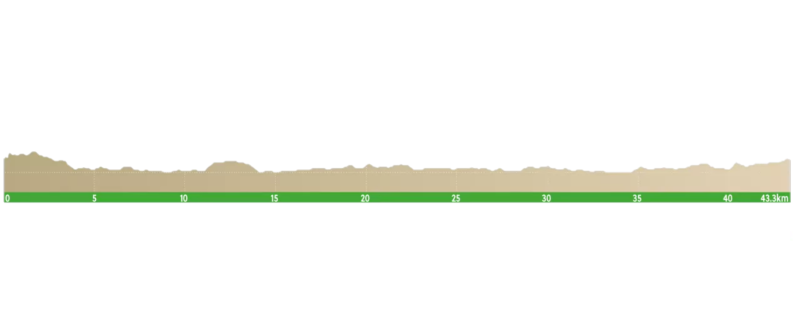
#> input picture Images/uci-2.png, 1586 x 672 px, found by its file name (shown at 1/2 size); the run also reads 1 picture not shown here
$ jupyter execute Bike_simulation.ipynb
#> lines starting #> are read from the running program, lines starting #| are printed output that depends on the picture
[cell 1]
import math
import numpy as np
from scipy.integrate import odeint
import matplotlib.pyplot as plt

m = 1 # kg
k_air=0.00324844 # kg/m
epsilon=0.5
F_M = 13 # N/kg
g = 9.8 # m/s^2
miu = 0.6
r_wheel = 0.75 # m
theta = 4

A=F_M-(m*g*miu)/(r_wheel)-m*g*(math.sin(math.pi*theta/180.00))
print(A)
# function that returns dy/dt
def velocity(v,t):
    dvdt = ( F_M-k_air*(v**2)-(m*g*miu)/(r_wheel)-m*g*(math.sin(math.pi*theta/180.00)) )/m
    return dvdt

# initial condition
v0 = 0

# time points
t = np.linspace(0,50)

# solve ODE
v = odeint(velocity,v0,t)
analytical = [0 for i in range(len(t))]
for i in range(len(t)):
    analytical[i] = (math.sqrt(A)*np.tanh( (t[i]*math.sqrt(A*k_air))/m ))/(math.sqrt(k_air))

l = [23.69322586 for i in range (len(t))]
fig = plt.figure(figsize=(5,5), dpi=80)
# plot results
plt.plot(t,v)
plt.plot(t,l,':')
plt.plot(t,analytical)
plt.xlabel('time')
plt.ylabel('velocity')
plt.legend(['y=v(t)','maximum possible velocity with human force\n 23.69 m/s','analytical solution'])
plt.show()
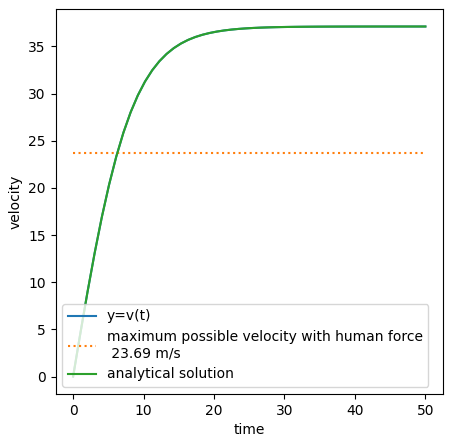
#> figure drawn by matplotlib, 1 panel; curve peaks at x = 50, y = 37.12; curve peaks at x = 50, y = 37.12

[cell 2]
import math
import numpy as np
from scipy.integrate import odeint
import matplotlib.pyplot as plt
import scipy.integrate as integrate
from scipy.integrate import quad

LEFT = 0
RIGHT = 23
DOWN = -500
UP = 3000

sigma = 41.5
E_total = 2403.5
INTERVAL = 0.1

t=np.arange(LEFT,RIGHT,INTERVAL)

def integrand(t):
    return (math.sqrt(A)*np.tanh( (t*math.sqrt(A*k_air))/m ))/(math.sqrt(k_air))
def with_bonds(a,b):
    inte=quad(integrand,a,b)
    return inte[0]

integral_result = [0 for i in range(len(t))]
for i in range(len(t)):
    integral_result[i] = with_bonds(0,t[i])

energy = [0 for i in range(len(t))]
for i in range(len(t)):
    energy[i] = sigma*t[i] - epsilon*m*F_M*integral_result[i]

energy_final = [energy[i]+E_total for i in range(len(t))]


# for the figure itself

fig = plt.figure(figsize=(5,5), dpi=80)

def find_first_zero(theta):
#> called with theta = 4
    for i in range(len(t)-1):
        if(energy_final[i]*energy_final[i+1]<=0):
            return round(i*INTERVAL,2)
        else:
            continue
fstzero = find_first_zero(theta)

plt.plot(t,energy_final)
plt.plot(fstzero,0,'ro')
plt.annotate('('+str(fstzero)+',0)',xy = (fstzero,0),xytext = (fstzero+INTERVAL,100))
plt.xlabel('time')
plt.ylabel('energy')
plt.legend(['the remaining energy','transition point'])
plt.xticks(np.arange(LEFT+5,RIGHT,5))
plt.yticks(np.arange(DOWN,UP,400))

ax = plt.gca()
ax.spines['right'].set_color('none')
ax.spines['top'].set_color('none')
ax.xaxis.set_ticks_position('bottom')
ax.yaxis.set_ticks_position('left')
ax.spines['bottom'].set_position(('data', 0))
ax.spines['left'].set_position(('data', 0))

plt.show()
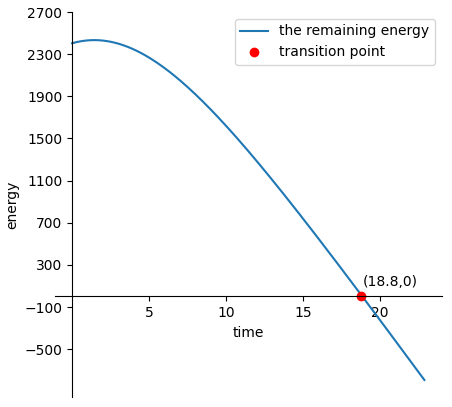
#> figure drawn by matplotlib, 1 panel; curve peaks at x = 1.4, y = 2433.2

print(energy_final[195])
# print(fstzero)

[cell 3]
import math
import numpy as np
from scipy.integrate import odeint
import matplotlib.pyplot as plt

k_air=0.00324844 # kg/m
# F_M = 12.2 # N/kg
g = 9.8 # m/s^2
miu = 0.6
r_wheel = 0.75 # m
theta = 4

A=F_M-(m*g*miu)/(r_wheel)-m*g*(math.sin(math.pi*theta/180.00))

# function that returns dy/dt
def velocity(v,t):
    dvdt = ( F_M-k_air*(v**2)-(m*g*miu)/(r_wheel)-m*g*(math.sin(math.pi*theta/180.00)) )/m
    return dvdt

# initial condition
v0 = 0

# time points
t = np.linspace(0,50)

# solve ODE
v = odeint(velocity,v0,t)
analytical = [0 for i in range(len(t))]
for i in range(len(t)):
    analytical[i] = (math.sqrt(A)*np.tanh( (t[i]*math.sqrt(A*k_air))/m ))/(math.sqrt(k_air))

l = [analytical[len(t)-1] for i in range (len(t))]
fig = plt.figure(figsize=(5,5), dpi=80)

print(with_bonds(0,19.4))
# plot results
plt.plot(t,v)
plt.plot(t,l,':')
plt.plot(t,analytical)
plt.xlabel('time')
plt.ylabel('velocity')
plt.legend(['y=v(t)','maximum possible velocity with human force\n 23.69 m/s','analytical solution'])
plt.show()

[cell 4]
import math
import numpy as np
from scipy.integrate import odeint
import matplotlib.pyplot as plt

k_air=0.00324844 # kg/m
# F_M = 12.2 # N/kg
g = 9.8 # m/s^2
miu = 0.6
r_wheel = 0.75 # m
# theta = 15

INF = 999999

def get_A(theta):
    return (F_M-(m*g*miu)/(r_wheel)-m*g*(math.sin(math.pi*theta/180.00)))

t = np.linspace(0,50)

theta=[0,4,8]
upper=[0,0,0]
A=[0,0,0]
analytical=[[0 for i in range(len(t))] for j in range(3)]
for i in range(3):
    A[i]=get_A(theta[i])
    for j in range(len(t)):
        analytical[i][j] = (math.sqrt(A[i])*np.tanh( (t[j]*math.sqrt(A[i]*k_air))/m ))/(math.sqrt(k_air))
    upper[i] = (math.sqrt(A[i])*np.tanh( (INF*math.sqrt(A[i]*k_air))/m ))/(math.sqrt(k_air))


newupper=[[0 for j in range(len(t))] for i in range(3)]
for i in range(3):
    newupper[i]=[upper[i] for j in range(len(t))]
colorset=['purple','darkblue','blue']
fig = plt.figure(figsize=(5,5), dpi=80)
for i in range(3):
    plt.plot(t,analytical[i],c=colorset[i])
    plt.plot(t,newupper[i],':',c=colorset[i])

plt.xlabel('time')
plt.ylabel('velocity')
plt.legend(['theta=0 degree','v_max='+str(round(upper[0],2))+'m/s',
            'theta=4 degrees','v_max='+str(round(upper[1],2))+'m/s',
            'theta=8 degrees','v_max='+str(round(upper[2],2))+'m/s'])
plt.show()
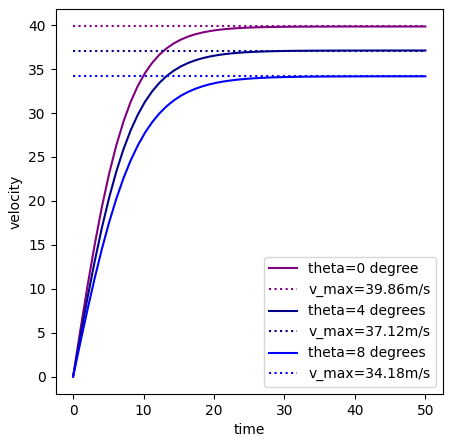
#> figure drawn by matplotlib, 1 panel; curve peaks at x = 50, y = 39.86; curve peaks at x = 50, y = 37.12

[cell 5]
import matplotlib.pyplot as plt
from scipy.interpolate import UnivariateSpline

import numpy as np

x = np.array([ 120. ,  121.5,  122. ,  122.5,  123. ,  123.5,  124. ,  124.5,
        125. ,  125.5,  126. ,  126.5,  127. ,  127.5,  128. ,  128.5,
        129. ,  129.5,  130. ,  130.5,  131. ,  131.5,  132. ,  132.5,
        133. ,  133.5,  134. ,  134.5,  135. ,  135.5,  136. ,  136.5,
        137. ,  137.5,  138. ,  138.5,  139. ,  139.5,  140. ,  140.5,
        141. ,  141.5,  142. ,  142.5,  143. ,  143.5,  144. ,  144.5,
        145. ,  145.5,  146. ,  146.5,  147. ])

y = np.array([  1.25750000e+01,   1.10750000e+01,   1.05750000e+01,
         1.00750000e+01,   9.57500000e+00,   9.07500000e+00,
         8.57500000e+00,   8.07500000e+00,   7.57500000e+00,
         7.07500000e+00,   6.57500000e+00,   6.07500000e+00,
         5.57500000e+00,   5.07500000e+00,   4.57500000e+00,
         4.07500000e+00,   3.57500000e+00,   3.07500000e+00,
         2.60500000e+00,   2.14500000e+00,   1.71000000e+00,
         1.30500000e+00,   9.55000000e-01,   6.65000000e-01,
         4.35000000e-01,   2.70000000e-01,   1.55000000e-01,
         9.00000000e-02,   5.00000000e-02,   2.50000000e-02,
         1.50000000e-02,   1.00000000e-02,   1.00000000e-02,
         1.00000000e-02,   1.00000000e-02,   1.00000000e-02,
         1.00000000e-02,   1.00000000e-02,   5.00000000e-03,
         5.00000000e-03,   5.00000000e-03,   5.00000000e-03,
         5.00000000e-03,   5.00000000e-03,   5.00000000e-03,
         5.00000000e-03,   5.00000000e-03,   5.00000000e-03,
         5.00000000e-03,   5.00000000e-03,   5.00000000e-03,
         5.00000000e-03,   5.00000000e-03])

y_spl = UnivariateSpline(x,y,s=0,k=4)

plt.semilogy(x,y,'ro',label = 'data')
x_range = np.linspace(x[0],x[-1],1000)
plt.semilogy(x_range,y_spl(x_range))
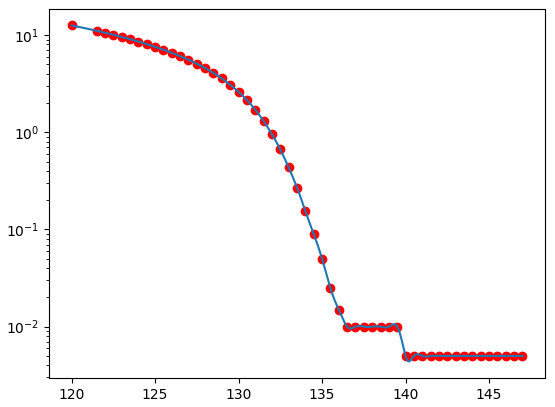
#> figure drawn by matplotlib, 1 panel; curve peaks at x = 120, y = 12.57; curve peaks at x = 120, y = 12.58

[cell 6]
y_spl_2d = y_spl.derivative(n=2)

plt.plot(x_range,y_spl_2d(x_range))
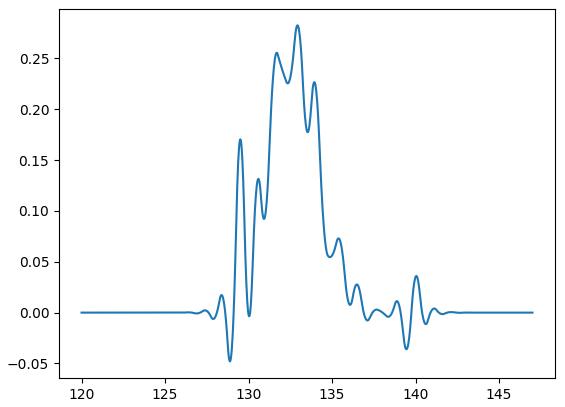
#> figure drawn by matplotlib, 1 panel; curve peaks at x = 132.9, y = 0.283

[cell 7]
from PIL import Image
import numpy as np
im=Image.open(r"H:\stOOrz-Mathematical-Modelling-Group\MCM-ICM_2022\Images\uci-2.png")
#> im is the input picture: PIL image 1586x672 RGBA; mean R, G, B, A 19, 20.9, 15, 26.8
maxns=[0 for i in range(10000)]
for x in range(im.size[0]):
    tot=0
#    print(x)
    for y in range(im.size[1]):
        pix=im.getpixel((x,y))
        if(pix[3]==255):
            tot+=1
        else:
            maxns[x]=max(maxns[x],tot)
            tot=0
        pre=pix
        maxns[x]=max(maxns[x],tot)
#> (the rest of the program and of its run is left out)
